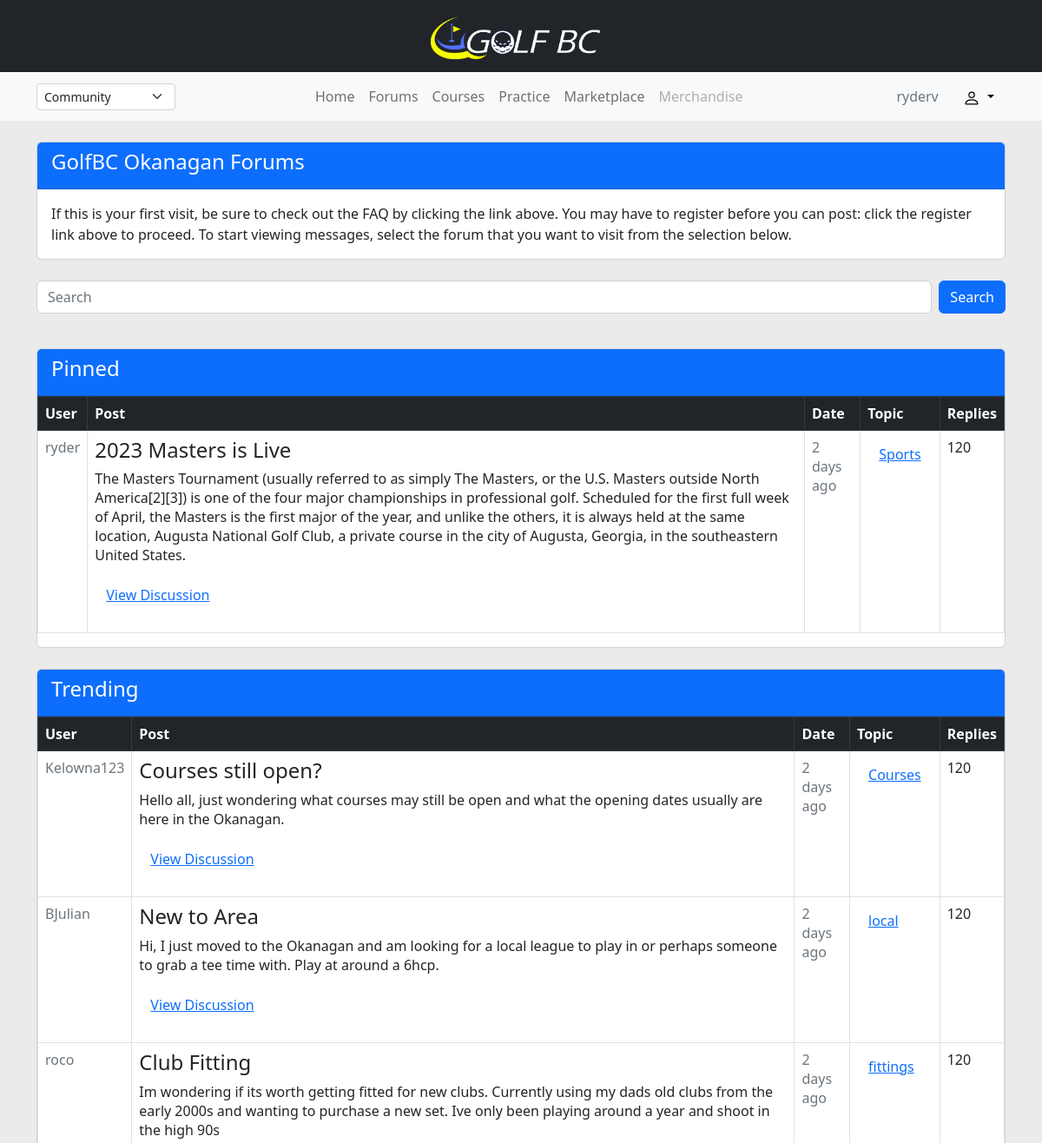
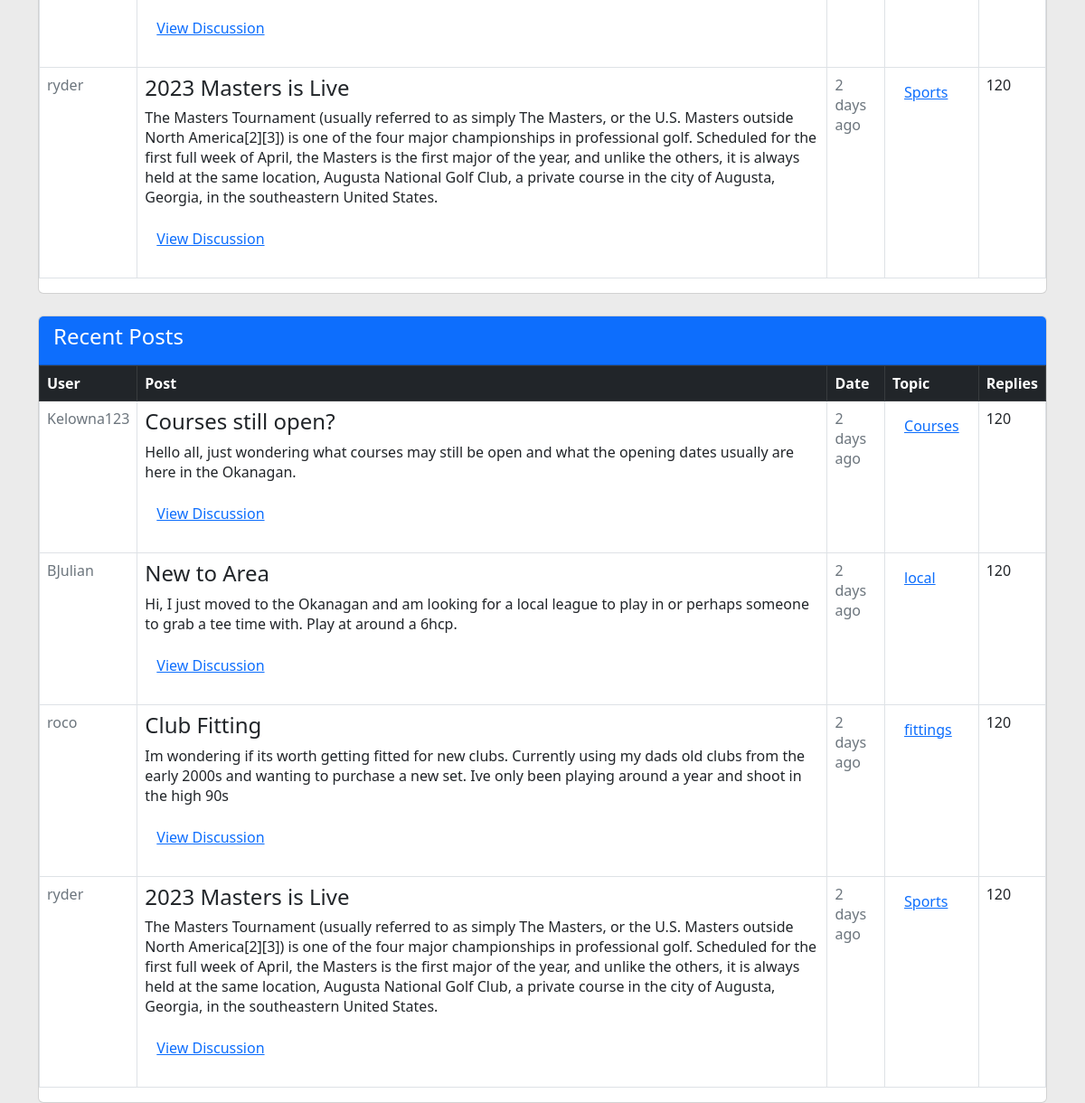
The page /client/forums.php (signed in) on the database its author committed (2 pictures, top to bottom).
### tables this page shows
CREATE TABLE `users` (
  `username` varchar(15) NOT NULL,
  `name` varchar(15) NOT NULL,
  `email` varchar(15) NOT NULL,
  `password` varchar(15) NOT NULL
);

CREATE TABLE `posts` (
  `id` varchar(40) NOT NULL,
  `title` text NOT NULL,
  `description` text NOT NULL,
  `user` varchar(15) NOT NULL,
  `topic` text DEFAULT NULL
);

### server/getTrending.php (the view, shortened to what this page needs)
<?php
include('../server/db_connect.php');
?>
<?php
$posts = mysqli_fetch_all(mysqli_query($connection, "SELECT * FROM posts ORDER BY id ASC"), MYSQLI_ASSOC);
empty($posts) ? $isArray = false : $isArray = true;
                        if ($isArray) {
                            foreach ($posts as $post){
                                echo
                                '
                                <tr>
                                <td scope="row">
                                    <div class="text-muted"><span>'.$post['user'].'</span></div>
                                </td>
                                <td>
                                  <h4 class="card-title">'.$post['title']. '</h4>
                                  <p class = "card-text">'.$post['description'].'</p>
                                  <form method="post" action="viewPost.php">
                                      <button class="btn btn-link" type = "submit">View Discussion</button>
                                          <input type="hidden" name="id" value="'.$post['id'].'"/>
                                  </form>
                              </td>
                              <td>
                              <div class="text-muted"><span>2 days ago</span></div>
                              </td>
                                <td><button class="btn btn-link" type = "submit">'.$post['topic'].'</button></td>
                                <td>120</td>
                                </tr>';;
                            }
                        }else {
                            echo '<script>alert("Unable to display posts")</script>';
                            }
?>

### client/components/headerNav.php (shortened to what this page needs)
<link rel="stylesheet" href= "./style.css">
<?php if (isset($_SESSION['user'])) {
  include('../server/db_connect.php');
  $result = mysqli_query($connection, "SELECT username FROM users WHERE username = '$_SESSION[user]'");
  $username = mysqli_fetch_assoc($result)['username'];
} ?>
<!DOCTYPE html>
<html lang="en">
<head>
        <link href="https://cdn.jsdelivr.net/npm/bootstrap@5.2.3/dist/css/bootstrap.min.css" rel="stylesheet">
        <link rel="stylesheet" href="https://cdn.jsdelivr.net/npm/bootstrap-icons@1.11.1/font/bootstrap-icons.css">
</head>
<body style = "background-color:#EBEBEB;">
<header class = "sticky-top">
<div>
    <nav class="navbar navbar-expand-sm sticky-top bg-dark navbar-dark justify-content-center">
        <a class="navbar-brand">
        <img src="./images/logo3.png" alt="Logo" width="197" height="57" class="d-inline-block align-text-center">
        </a>
    </nav>
<nav class="navbar navbar-expand-lg sticky-top bg-light navbar-light justify-content-center">
    <div class = "container">
    <ul class="nav">
            <li class="nav-item">
                <select class="form-select form-select-sm " aria-label="Default select example">
                    <option selected>Community</option>
                </select>
            </li>
    </ul>
    <div class = "d-flex flex-row mx-auto">
        <ul class="navbar-nav justify-content-center">
            <li class="nav-item">
            <a class="nav-link" href="home.php" target="_top" aria-current="page">Home</a>
            </li>
            <li class="nav-item">
            <a class="nav-link" href="forums.php" target="_top" aria-current="page">Forums</a>
            </li>
            <li class="nav-item">
            <a class="nav-link" href="courses.php" target="_top" aria-current="page">Courses</a>
            </li>
            <li class="nav-item">
            <a class="nav-link" href="practice.php" target="_top" aria-current="page">Practice</a>
            </li>
            <li class="nav-item">
            <a class="nav-link" href="marketplace.php" target="_top" aria-current="page">Marketplace</a>
            </li>
            <li class="nav-item">
            <a class="nav-link disabled" href="" target="_top" aria-current="page">Merchandise</a>
            </li>
        </ul>
    </div>
    <div class="btn-group">
    <?php if (isset($_SESSION['user'])){
                    echo '<ul class = "nav"><li class="nav-item"><a class="nav-link disabled" href="#">' . $username . '</a><li></ul>';
                    } ?>
                    <button class="btn btn-light dropdown-toggle" type="button" data-bs-toggle="dropdown" aria-expanded="false">
                    </button>
        </div>
</div>
</nav>
</div>
</header>

### server/getPinned.php (shortened to what this page needs)
<?php
include('../server/db_connect.php');
?>
<?php
$posts = mysqli_fetch_all(mysqli_query($connection, "SELECT * FROM posts WHERE user = 'ryder';"), MYSQLI_ASSOC);
empty($posts) ? $isArray = false : $isArray = true;
                        if ($isArray) {
                            foreach ($posts as $post){
                                echo
                                    '
                                    <tr>
                                    <td scope="row">
                                        <div class="text-muted"><span>'.$post['user'].'</span></div>
                                    </td>
                                    <td>
                                      <h4 class="card-title">'.$post['title']. '</h4>
                                      <p class = "card-text">'.$post['description'].'</p>
                                      <form method="post" action="../client/viewPost.php">
                                          <button class="btn btn-link" type = "submit">View Discussion</button>
                                              <input type="hidden" name="id" value="'.$post['id'].'"/>
                                      </form>
                                  </td>
                                  <td>
                                  <div class="text-muted"><p>2 days ago</p></div>
                                  </td>
                                    <td><button class="btn btn-link" type = "submit">'.$post['topic'].'</button></td>
                                    <td>120</td>
                                    </tr>';
                            }
                        }else {
                            echo '<script>alert("Unable to display posts")</script>';
                            }
?>

### rows shown on the page
users: username "ryderv"
posts: user "ryder", title "2023 Masters is Live", description "The Masters Tournament (usually referred to as simply The Masters, or the U.S. Masters outside North America[2][3]) is one of the four major championships in professional golf. Scheduled for the first full week of April, the Masters is the first major of the year, and unlike the others, it is always held at the same location, Augusta National Golf Club, a private course in the city of Augusta, Georgia, in the southeastern United States.", topic "Sports"
posts: user "Kelowna123", title "Courses still open?", description "Hello all, just wondering what courses may still be open and what the opening dates usually are here in the Okanagan.", topic "Courses"
posts: user "BJulian", title "New to Area", description "Hi, I just moved to the Okanagan and am looking for a local league to play in or perhaps someone to grab a tee time with. Play at around a 6hcp.", topic "local"
posts: user "roco", title "Club Fitting", description "Im wondering if its worth getting fitted for new clubs. Currently using my dads old clubs from the early 2000s and wanting to purchase a new set. Ive only been playing around a year and shoot in the high 90s", topic "fittings"
